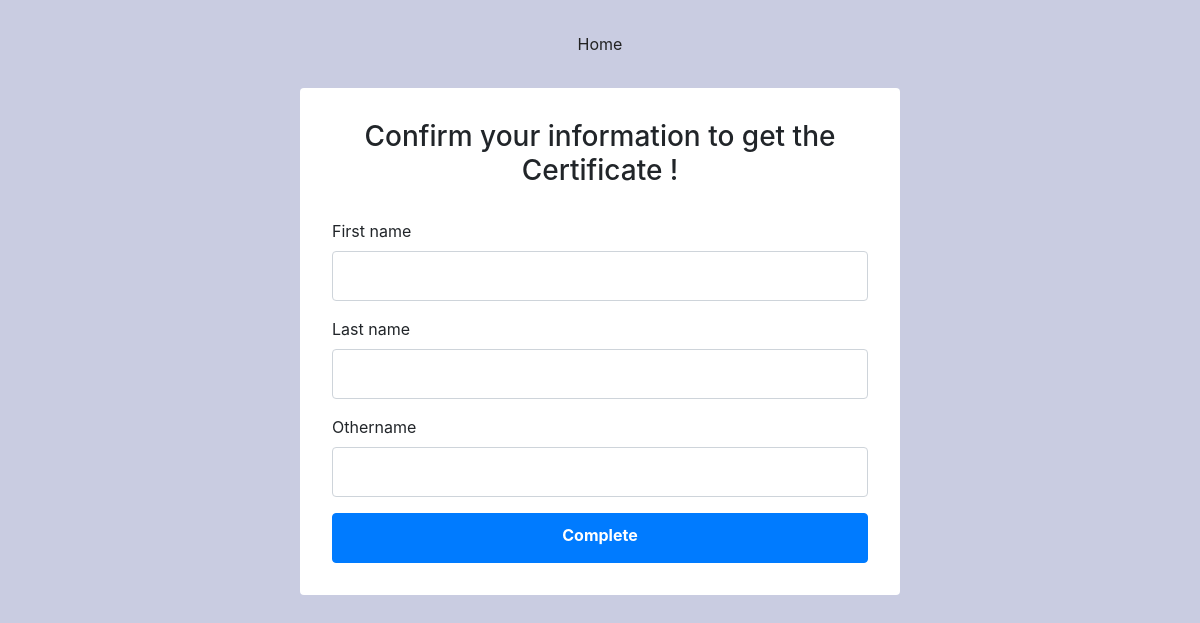
The app's page /certificate/1/, older data.
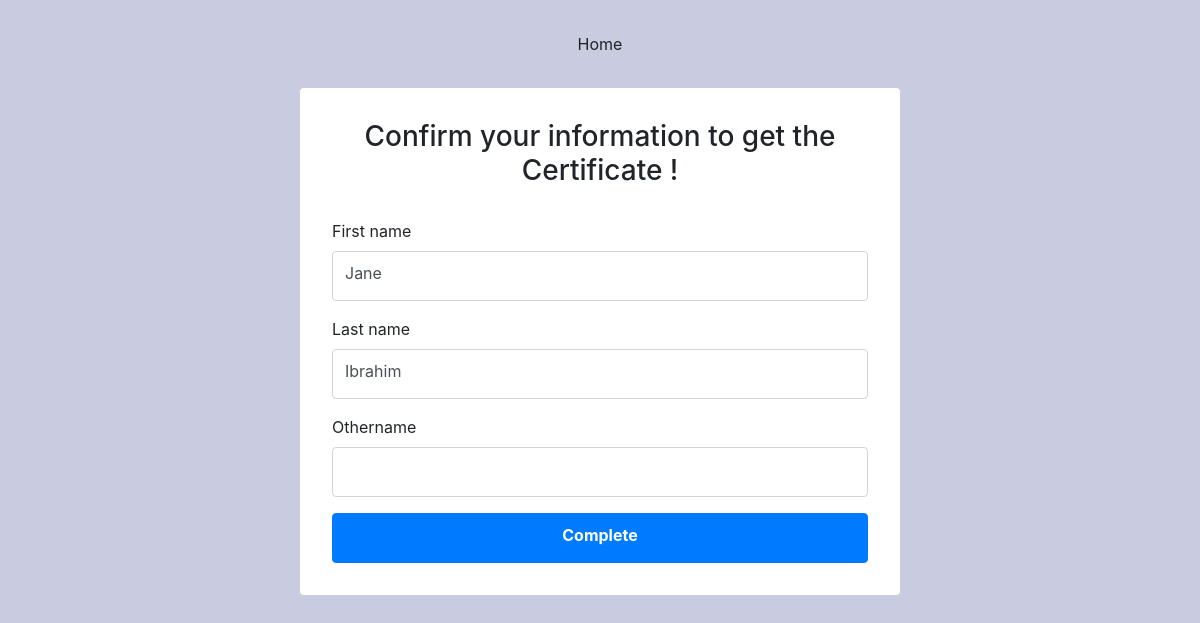
The same page, newer data.
### app/models.py (models this page shows, shortened)
class User(AbstractUser):
	othername = models.CharField(max_length=20, blank=True)
	phone = models.CharField(max_length=15)
	age = models.PositiveIntegerField(default=0)
	sex = models.CharField(max_length=6, blank=True, choices=(('Male', MALE), ('Female', FEMALE), ('Other', OTHER)))
	class Meta:
		verbose_name_plural = 'Users'

### app/views.py (the view)
# urls.py: path('certificate/<int:pk>/', views.GetCerticateView.as_view(), name='certificate'),
class GetCerticateView(UpdateView):
	model = User
	template_name='app/generate_certificate.html'
	fields = ['first_name', 'last_name', 'othername']
	success_url = '/certificate/generate/'

### app/templates/app/generate_certificate.html (shortened to what this page needs)
{% load static crispy_forms_tags %}
<!DOCTYPE html>
<html lang="en">
<head>
    <link rel="stylesheet" type="text/css" media="screen" href="{% static 'css/main.css' %}" />
    <link rel="stylesheet" href="https://stackpath.bootstrapcdn.com/bootstrap/4.4.1/css/bootstrap.min.css">
    <link rel="stylesheet" href="{% static 'css/authentication.css' %}" type="text/css">
</head>
<body>
    <main>
        <div class="logo-wrapper">
            <a href="/">Home</a>
        </div>
        <div class="form-wrapper">
            <h3 class="text-center">{% if form.fields.first_name %} Confirm {% else %} Complete {% endif %} your information to get the Certificate !</h3>
            <form class="login-form" method="post" action="{% url 'main:certificate' pk=user.pk %}">{% csrf_token %}
               {{ form|crispy }}
                <button type="submit" class="btn btn-primary btn-black">Complete</button>
            </form>
        </div>
    </main>
</body>

### app/static/css/authentication.css (style rules this page uses)
body { background: #c9cce1; padding: 2rem 0; }
.logo-wrapper { display: flex; justify-content: center; }
.logo-wrapper a { color: #222; }
.form-wrapper { background: #fff; width: 50%; margin: 2rem auto; padding: 2rem; border-radius: 4px; }
.login-form, .mt-20 { margin-top: 2rem; }
.form-control, .btn.btn-primary.btn-black { height: 50px; padding-top: 0px; }
.btn.btn-primary.btn-black { width: 100%; font-weight: 700; }

Row changes from the older to the newer data that the page shows:
changed User: first_name (not shown) → "Jane"; last_name (not shown) → "Ibrahim"
